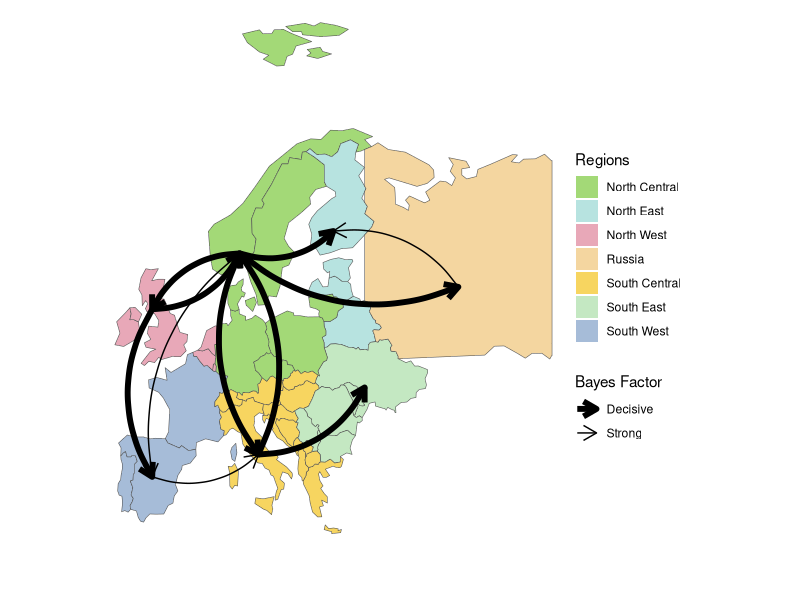

Generate this figure with R:
###############################################################################
# Load libraries
###############################################################################
library(ggplot2)
library(sf)
library(dplyr)
library(tidyr)         # For fill(.)
library(rnaturalearth)
library(RColorBrewer)
library(grid)          # For arrow() customization
library(lwgeom)        # Needed for some geometry transforms

lighten_color <- function(color, factor = 0.6) {  
  col <- col2rgb(color)
  col <- col + (255 - col) * factor
  rgb(t(col), maxColorValue = 255)
}

###############################################################################
# 2. Define zones & countries
###############################################################################
zone <- c("Russia","North Central", "North East", "North West", 
          "South Central", "South East", "South West")
countries <- list(
  c("Russia"),
  c("Czechia", "Denmark", "Germany", "Lithuania", "Norway", "Poland", "Sweden"),
  c("Estonia", "Finland", "Latvia", "Belarus"),
  c("Belgium", "Ireland", "Iceland", "Luxembourg", "Netherlands", "United Kingdom"),
  c("Albania", "Austria", "Bosnia and Herz.", "Montenegro", "Croatia", 
    "North Macedonia", "Greece", "Hungary", "Italy", "Kosovo", 
    "Slovakia", "Slovenia", "Switzerland"),
  c("Bulgaria", "Cyprus", "Moldova", "Romania", "Serbia", "Ukraine"),
  c("France", "Portugal", "Spain")
)
country_data <- data.frame(
  Country = unlist(countries),
  zone = rep(zone, sapply(countries, length))
)

###############################################################################
# 3. Fetch Europe + Russia shapefiles & clip Russia
###############################################################################
europe <- ne_countries(continent = "Europe", returnclass = "sf") %>%
  filter(name != "Russia")
russia <- ne_countries(country = "Russia", returnclass = "sf")

russia <- st_make_valid(russia)

# Clip Russia to bounding box so we only keep part near Europe
bbox_russia <- st_as_sfc(st_bbox(c(xmin = 30, xmax = 60, ymin = 50, ymax = 70), 
                                 crs = st_crs(russia)))
bbox_russia <- st_transform(bbox_russia, st_crs(russia))
russia_subset <- st_intersection(russia, bbox_russia)

if (nrow(russia_subset) == 0) {
  stop("Intersection failed: No valid portion of Russia extracted.")
}

# Ensure both datasets have the same CRS
russia_subset <- st_transform(russia_subset, st_crs(europe))

# Combine Russia subset with Europe
europe_with_russia <- bind_rows(europe, russia_subset)

###############################################################################
# 4. Join zone info to the new map data
###############################################################################
europe_data <- europe_with_russia %>%
  left_join(country_data, by = c("name" = "Country"))

###############################################################################
# 5. Manual color palette for each zone, then lighten
###############################################################################
region_pal <- c(
  "Russia"         = "#F4D6A0", 
  "North Central"  = "#A3D977",
  "North East"     = "#B7E3E0",
  "North West"     = "#E8A8B8",
  "South Central"  = "#F7D560",
  "South East"     = "#C4E8C2",
  "South West"     = "#A6BCD8"
)

region_pal_light <- sapply(region_pal, lighten_color, factor = 0)

###############################################################################
# 6. Approximate coordinates for zone “centers”
###############################################################################
zone_centers <- data.frame(
  zone = c("North Central", "South West", "North West", 
           "South East", "South Central", "Russia", "North East"),
  x = c(10, -4, -4, 30, 13, 45, 25),
  y = c(60, 40, 55, 48, 42, 57, 62)
)

###############################################################################
# 7. Example arrow data + BF categories
###############################################################################
arrows <- data.frame(
  from = c("Russia", "North Central", "North Central", "North Central", 
           "North Central", "North West", "South Central", "North Central", 
           "North West", "South Central", "South West"),
  to = c("North East", "North East", "North West", "South Central", 
         "South West", "South West", "South East", "Russia", 
         "North Central", "North Central", "South Central"),
  bf = c(150, 85000, 85000, 85000, 179, 85000, 
         1732, 85000, 85000, 3386, 132)
)
arrows <- arrows %>%
  mutate(bf_category = ifelse(bf < 1000, "Strong", "Decisive"))

# Merge arrow data with zone centers
arrow_data <- arrows %>%
  left_join(zone_centers, by = c("from" = "zone")) %>%
  rename(x_start = x, y_start = y) %>%
  left_join(zone_centers, by = c("to" = "zone")) %>%
  rename(x_end = x, y_end = y) %>%
  fill(c(x_start, y_start, x_end, y_end), .direction = "down")

###############################################################################
# 8. Plot
###############################################################################
ggplot(data = europe_data) +
  geom_sf(aes(fill = factor(zone))) +
  scale_fill_manual(values = region_pal_light, name = "Regions") +
  
  # Make sure Russia is visible
  coord_sf(xlim = c(-10, 60), ylim = c(30, 82), expand = FALSE) +
  
  # Arrows
  geom_curve(
    data = arrow_data,
    aes(x = x_start, y = y_start, xend = x_end, yend = y_end,
        size = bf_category, color = bf_category),
    arrow = arrow(type = "open", length = unit(0.15, "inches")),
    curvature = 0.3,
    show.legend = TRUE
  ) +
  scale_size_manual(
    values = c("Strong" = 0.5, "Decisive" = 2), 
    name = "Bayes Factor"
  ) +
  scale_color_manual(
    values = c("Strong" = "black", "Decisive" = "black"), 
    name = "Bayes Factor"
  ) +
  
  # Clean theme
  theme_classic() +
  labs(fill = "Regions") +
  guides(
    fill  = guide_legend(override.aes = list(linetype = 0, size = 5)),
    size  = guide_legend(title = "Bayes Factor"),  
    color = guide_legend(title = "Bayes Factor")
  ) +
  theme(
    axis.title.x = element_blank(),
    axis.title.y = element_blank(),
    axis.text.x  = element_blank(),
    axis.text.y  = element_blank(),
    axis.ticks   = element_blank(),
    panel.grid   = element_blank(),
    axis.line    = element_blank()
  )
